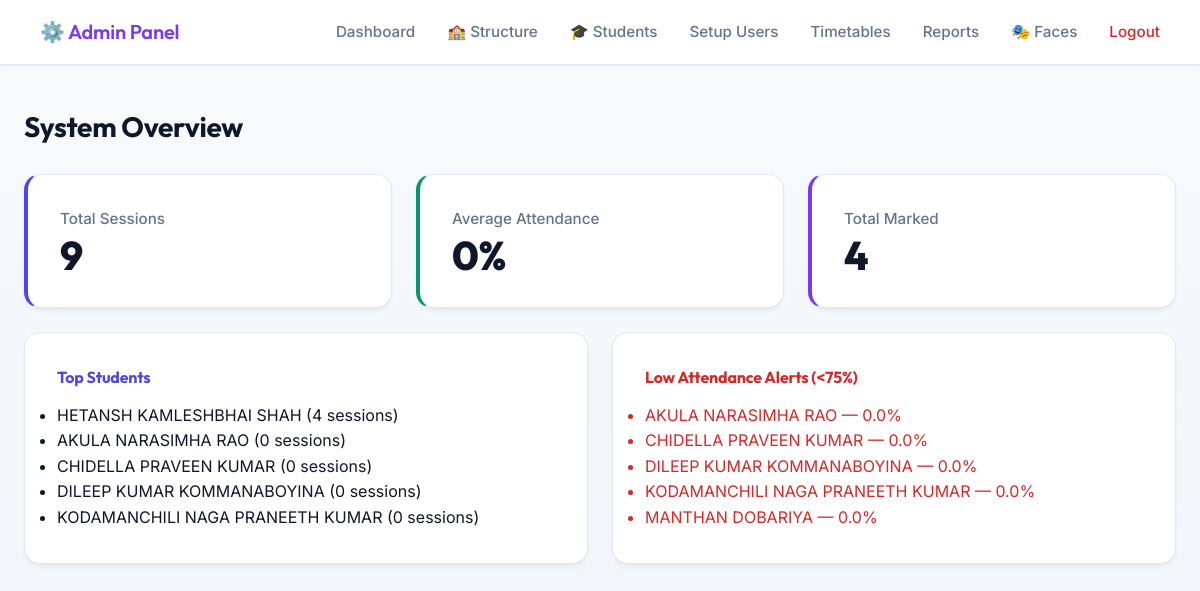
/admin (signed in), run on the app's committed database.
### tables this page shows
CREATE TABLE students (
                id INTEGER PRIMARY KEY AUTOINCREMENT,
                student_id TEXT UNIQUE NOT NULL,
                name TEXT NOT NULL,
                email TEXT UNIQUE NOT NULL,
                department TEXT NOT NULL,
                created_at TIMESTAMP DEFAULT CURRENT_TIMESTAMP,
                is_active BOOLEAN DEFAULT 1
            , class_id INTEGER, batch_id INTEGER, roll_number TEXT, phone TEXT, face_pid TEXT, gr_number TEXT, enrollment_number TEXT);

### app.py (the view)
    def wrap(*args, **kwargs):
        if not session.get("admin_logged_in"):
            return redirect(url_for("admin_login"))
        return f(*args, **kwargs)

### app.py (called while the page is built)
def admin_required(f):
    def wrap(*args, **kwargs):
        if not session.get("admin_logged_in"):
            return redirect(url_for("admin_login"))
        return f(*args, **kwargs)
    wrap.__name__ = f.__name__
    return wrap

@app.route("/admin")
@admin_required
def admin_dashboard():
    stats = analytics_service.get_system_statistics()
    return render_template("admin_dashboard.html", stats=stats)

### database.py (called while the page is built)
    def connect(self):
        self.conn   = sqlite3.connect(DB_PATH)
        self.conn.row_factory = sqlite3.Row
        self.cursor = self.conn.cursor()

    def disconnect(self):
        if self.conn:
            self.conn.close()
            self.conn   = None
            self.cursor = None

### templates/admin_dashboard.html (shortened to what this page needs)
{% extends "admin_base.html" %}
{% block content %}
<h2>System Overview</h2>
<div class="grid-cards">
    <div class="stat-card stat-blue">
        <p>Total Sessions</p>
        <h3>{{ stats.total_sessions }}</h3>
    </div>
    <div class="stat-card stat-green">
        <p>Average Attendance</p>
        <h3>{{ stats.average_attendance|round(1) }}%</h3>
    </div>
    <div class="stat-card stat-purple">
        <p>Total Marked</p>
        <h3>{{ stats.total_marked }}</h3>
    </div>
</div>
<div class="grid-cards">
    <div class="stat-card" style="text-align: left;">
        <h4 style="color: var(--accent-blue);">Top Students</h4>
        <ul>
            {% for name, count in stats.top_students %}
                <li>{{ name }} ({{ count }} sessions)</li>
            {% else %}
                <li style="color: var(--text-muted);">No data yet</li>
            {% endfor %}
        </ul>
    </div>
    <div class="stat-card" style="text-align: left;">
        <h4 style="color: var(--accent-red);">Low Attendance Alerts (<75%)</h4>
        <ul>
            {% for name, rate in stats.low_attendance_students %}
                <li style="color: var(--accent-red);">{{ name }} — {{ rate|round(1) }}%</li>
            {% else %}
                <li style="color: var(--accent-green);">All good!</li>
            {% endfor %}
        </ul>
    </div>
</div>
{% endblock %}

### static/css/styles.css (style rules this page uses)
:root { --bg-primary: #f8fafc; --bg-color-gradient: linear-gradient(180deg, #f8fafc 0%, #f1f5f9 100%); --bg-card: #ffffff; --bg-hover: #f1f5f9; --border-color: #e2e8f0; --border-light: #cbd5e1; --text-primary: #0f172a; --text-muted: #64748b; --text-inverse: #ffffff; --accent-blue: #4f46e5; --accent-blue-hover: #4338ca; --accent-green: #059669; --accent-green-hover: #047857; --accent-red: #dc2626; --accent-red-hover: #b91c1c; --accent-purple: #7c3aed; --accent-gold: #d97706; --shadow-sm: 0 1px 2px 0 rgba(0, 0, 0, 0.05); --shadow-md: 0 4px 6px -1px rgba(0, 0, 0, 0.05), 0 2px 4px -1px rgba(0, 0, 0, 0.03); --shadow-lg: 0 10px 15px -3px rgba(0, 0, 0, 0.08), 0 4px 6px -2px rgba(0, 0, 0, 0.04); --radius-md: 10px; --radius-lg: 16px; --radius-full: 9999px; --transition-fast: 0.15s ease-in-out; --transition-smooth: 0.3s cubic-bezier(0.4, 0, 0.2, 1); }
* { box-sizing: border-box; margin: 0; padding: 0; }
body { font-family: 'Inter', system-ui, -apple-system, sans-serif; background-color: var(--bg-primary); background-image: var(--bg-color-gradient); background-attachment: fixed; color: var(--text-primary); line-height: 1.6; min-height: 100vh; display: flex; flex-direction: column; -webkit-font-smoothing: antialiased; -moz-osx-font-smoothing: grayscale; }
h1, h2, h3, h4, .nav-brand { font-family: 'Outfit', 'Inter', sans-serif; font-weight: 700; letter-spacing: -0.01em; color: var(--text-primary); margin-bottom: 0.75rem; }
h2 { font-size: 1.75rem; }
h3 { font-size: 1.25rem; }
p { margin-bottom: 1rem; color: var(--text-muted); }
.grid-cards { display: grid; grid-template-columns: repeat(auto-fit, minmax(280px, 1fr)); gap: 1.5rem; margin-top: 1.5rem; }
.stat-card { background: var(--bg-card); padding: 2rem; border-radius: var(--radius-lg); border: 1px solid var(--border-color); box-shadow: var(--shadow-md); transition: var(--transition-smooth); }
.stat-card p { color: var(--text-muted); font-weight: 500; margin-bottom: 0.25rem; font-size: 0.95rem; }
.stat-card h3 { font-size: 2.5rem; font-weight: 800; margin: 0; line-height: 1; }
.stat-blue { border-left: 4px solid var(--accent-blue); }
.stat-blue h3 { color: var(--text-primary); }
.stat-green { border-left: 4px solid var(--accent-green); }
.stat-green h3 { color: var(--text-primary); }
.stat-purple { border-left: 4px solid var(--accent-purple); }
.stat-purple h3 { color: var(--text-primary); }

### data on the page
students: name "HETANSH KAMLESHBHAI SHAH", count "4"
students: name "AKULA NARASIMHA RAO", count "0", rate "0.0"
students: name "CHIDELLA PRAVEEN KUMAR", count "0", rate "0.0"
students: name "DILEEP KUMAR KOMMANABOYINA", count "0", rate "0.0"
students: name "KODAMANCHILI NAGA PRANEETH KUMAR", count "0", rate "0.0"
students: name "MANTHAN DOBARIYA", rate "0.0"

### other printed values
{{ stats.total_sessions }} "9"
{{ stats.average_attendance|round(1) }} "0"
{{ stats.total_marked }} "4"
